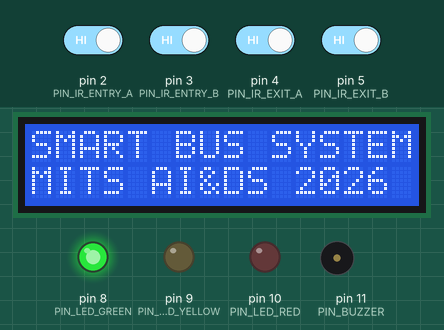
Recording of a sketch running on a simulated Arduino Uno, built with avr-gcc and run on an emulated ATmega328P. Shown: 16×2 character LCD, output pins drawn as LEDs (lit = HIGH), buzzer (waves = sounding). The inputs (shaded band) are chosen by the test bench; at power-on: pin 2 (PIN_IR_ENTRY_A), pin 3 (PIN_IR_ENTRY_B), pin 4 (PIN_IR_EXIT_A), pin 5 (PIN_IR_EXIT_B) HIGH. What the sketch prints to the serial monitor is not drawn.

Above: at 0.1 s.
At 0.8 s:
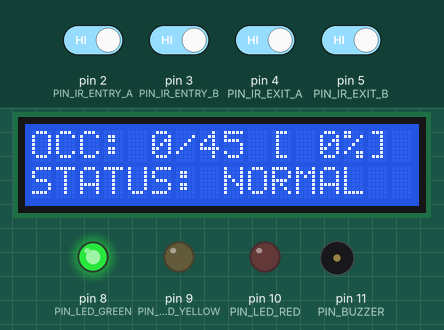
Timing chart, 0 to 2.3 s (numbered marks = the images above):
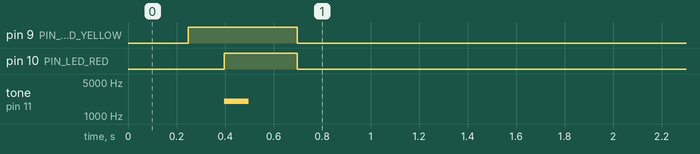

The sketch:

smart_bus_firmware.ino
```cpp
/*
 * =========================================================================================
 * Project: Smart Bus Overcrowding Detection & Alert System
 * Institution: Muthoot Institute of Technology and Science (MITS Kochi)
 * Department: Department of Artificial Intelligence and Data Science
 * Authors: Edwin Thomas (Roll 29), Adwaith Vimal (Roll 12),
 *          Bevan Bince (Roll 26), Joswin Thomas (Roll 40)
 *
 * Hardware Target: Arduino Uno / Nano / ESP32
 * Sensors:
 *   - Dual IR Beam-Break Sensors (Door Entry/Exit directional detection)
 *   - HC-SR04 Ultrasonic Sensor (Height / Door Threshold validation)
 * Output Actuators:
 *   - 16x2 LCD Display with I2C (Address: 0x27)
 *   - Triple Status LEDs (Green: Safe, Yellow: Warning, Red: Overcrowded)
 *   - 5V Piezo Buzzer (Audio alert on threshold breach)
 * Communication:
 *   - Serial Telemetry (115200 baud) / MQTT JSON packet to Cloud Backend
 * =========================================================================================
 */

#include <Wire.h>
#include <LiquidCrystal_I2C.h>

// ---------------------- PIN DEFINITIONS ----------------------
// Entry Door Dual IR Sensors (for directional entry detection)
const int PIN_IR_ENTRY_A   = 2;  // External IR Beam (broken first on entry)
const int PIN_IR_ENTRY_B   = 3;  // Internal IR Beam (broken second on entry)

// Exit Door Dual IR Sensors (for directional exit detection)
const int PIN_IR_EXIT_A    = 4;  // Internal IR Beam (broken first on exit)
const int PIN_IR_EXIT_B    = 5;  // External IR Beam (broken second on exit)

// Ultrasonic Sensor (Passenger verification at doorway)
const int PIN_US_TRIG      = 6;
const int PIN_US_ECHO      = 7;

// Alert Actuators
const int PIN_LED_GREEN    = 8;  // Safe capacity (< 75%)
const int PIN_LED_YELLOW   = 9;  // Approaching capacity (75% - 99%)
const int PIN_LED_RED      = 10; // Overcrowded alert (>= 100%)
const int PIN_BUZZER       = 11; // Active/PWM Piezo Buzzer

// ------------------ CAPACITY CONFIGURATION -------------------
const int SEATING_CAPACITY = 30; // Max seated passengers
const int STANDING_LIMIT   = 15; // Max allowed standees
const int MAX_SAFE_CAPACITY = SEATING_CAPACITY + STANDING_LIMIT; // 45 passengers
const int WARN_THRESHOLD   = 36; // 80% threshold for warning alert

// --------------------- SYSTEM VARIABLES ----------------------
int currentPassengerCount  = 0;
int totalBoardedToday      = 0;
int totalAlightedToday     = 0;
bool isOvercrowded         = false;
bool isWarningZone         = false;
unsigned long lastBuzzerToggle = 0;
bool buzzerState           = false;
unsigned long lastTelemetrySent = 0;
const unsigned long TELEMETRY_INTERVAL_MS = 1000; // 1Hz telemetry

// Entry state machine tracking
enum SensorState {
  STATE_IDLE,
  STATE_BEAM_A_TRIGGERED,
  STATE_BOTH_TRIGGERED,
  STATE_BEAM_B_TRIGGERED
};

SensorState entryState = STATE_IDLE;
SensorState exitState  = STATE_IDLE;
unsigned long entryStateTimestamp = 0;
unsigned long exitStateTimestamp  = 0;
const unsigned long SENSOR_TIMEOUT_MS = 2500; // Reset if passenger stops in doorway

// Initialize LCD (16 columns, 2 rows at address 0x27)
LiquidCrystal_I2C lcd(0x27, 16, 2);

// Function Declarations
void processEntryDoor();
void processExitDoor();
long readUltrasonicDistanceCm();
void updateActuators();
void updateLcdDisplay();
void sendTelemetryJson();
void triggerBeep(int frequencyHz, int durationMs);

// --------------------------- SETUP ---------------------------
void setup() {
  Serial.begin(115200);
  while (!Serial) { ; } // Wait for serial monitor if USB connected

  // Configure input pins with internal pull-up (most IR modules output active LOW)
  pinMode(PIN_IR_ENTRY_A, INPUT_PULLUP);
  pinMode(PIN_IR_ENTRY_B, INPUT_PULLUP);
  pinMode(PIN_IR_EXIT_A,  INPUT_PULLUP);
  pinMode(PIN_IR_EXIT_B,  INPUT_PULLUP);

  pinMode(PIN_US_TRIG, OUTPUT);
  pinMode(PIN_US_ECHO, INPUT);

  pinMode(PIN_LED_GREEN,  OUTPUT);
  pinMode(PIN_LED_YELLOW, OUTPUT);
  pinMode(PIN_LED_RED,    OUTPUT);
  pinMode(PIN_BUZZER,     OUTPUT);

  // Initialize LCD
  lcd.init();
  lcd.backlight();
  lcd.clear();
  lcd.setCursor(0, 0);
  lcd.print("SMART BUS SYSTEM");
  lcd.setCursor(0, 1);
  lcd.print("MITS AI&DS 2026");

  // Self-test LED & Buzzer startup sequence
  digitalWrite(PIN_LED_GREEN, HIGH);
  delay(150);
  digitalWrite(PIN_LED_YELLOW, HIGH);
  delay(150);
  digitalWrite(PIN_LED_RED, HIGH);
  triggerBeep(2000, 100);
  delay(300);
  digitalWrite(PIN_LED_GREEN, LOW);
  digitalWrite(PIN_LED_YELLOW, LOW);
  digitalWrite(PIN_LED_RED, LOW);

  lcd.clear();
  Serial.println(F("[SYSTEM READY] Smart Bus Overcrowding System Initialized."));
}

// ------------------------- MAIN LOOP -------------------------
void loop() {
  // 1. Process door sensors with state machines
  processEntryDoor();
  processExitDoor();

  // 2. Evaluate capacity thresholds
  isWarningZone = (currentPassengerCount >= WARN_THRESHOLD && currentPassengerCount < MAX_SAFE_CAPACITY);
  isOvercrowded = (currentPassengerCount >= MAX_SAFE_CAPACITY);

  // 3. Update physical indicators (LEDs + Audio Alerts)
  updateActuators();

  // 4. Update In-bus Driver LCD Display
  static unsigned long lastLcdUpdate = 0;
  if (millis() - lastLcdUpdate > 250) {
    updateLcdDisplay();
    lastLcdUpdate = millis();
  }

  // 5. Send periodic JSON telemetry over Serial / MQTT bridge
  if (millis() - lastTelemetrySent > TELEMETRY_INTERVAL_MS) {
    sendTelemetryJson();
    lastTelemetrySent = millis();
  }
}

// ----------------- ENTRY SENSOR STATE MACHINE ----------------
// Directional sequence for Entry: A triggers -> Both trigger -> B triggers -> IDLE
void processEntryDoor() {
  int a = digitalRead(PIN_IR_ENTRY_A); // LOW when beam broken
  int b = digitalRead(PIN_IR_ENTRY_B);

  // Reset state if timeout occurs (stuck beam or retreat)
  if (entryState != STATE_IDLE && (millis() - entryStateTimestamp > SENSOR_TIMEOUT_MS)) {
    entryState = STATE_IDLE;
  }

  switch (entryState) {
    case STATE_IDLE:
      if (a == LOW && b == HIGH) {
        entryState = STATE_BEAM_A_TRIGGERED;
        entryStateTimestamp = millis();
      }
      break;

    case STATE_BEAM_A_TRIGGERED:
      if (a == LOW && b == LOW) {
        entryState = STATE_BOTH_TRIGGERED;
      } else if (a == HIGH && b == HIGH) {
        // Person retreated
        entryState = STATE_IDLE;
      }
      break;

    case STATE_BOTH_TRIGGERED:
      if (a == HIGH && b == LOW) {
        entryState = STATE_BEAM_B_TRIGGERED;
      } else if (a == HIGH && b == HIGH) {
        // Quick pass completed
        currentPassengerCount++;
        totalBoardedToday++;
        triggerBeep(1800, 50);
        entryState = STATE_IDLE;
      }
      break;

    case STATE_BEAM_B_TRIGGERED:
      if (a == HIGH && b == HIGH) {
        // Successfully crossed inside!
        currentPassengerCount++;
        totalBoardedToday++;
        triggerBeep(1800, 50);
        entryState = STATE_IDLE;
      }
      break;
  }
}

// ------------------ EXIT SENSOR STATE MACHINE -----------------
// Directional sequence for Exit: Exit_A (inside) -> Both -> Exit_B (outside) -> IDLE
void processExitDoor() {
  int a = digitalRead(PIN_IR_EXIT_A);
  int b = digitalRead(PIN_IR_EXIT_B);

  if (exitState != STATE_IDLE && (millis() - exitStateTimestamp > SENSOR_TIMEOUT_MS)) {
    exitState = STATE_IDLE;
  }

  switch (exitState) {
    case STATE_IDLE:
      if (a == LOW && b == HIGH) {
        exitState = STATE_BEAM_A_TRIGGERED;
        exitStateTimestamp = millis();
      }
      break;

    case STATE_BEAM_A_TRIGGERED:
      if (a == LOW && b == LOW) {
        exitState = STATE_BOTH_TRIGGERED;
      } else if (a == HIGH && b == HIGH) {
        exitState = STATE_IDLE;
      }
      break;

    case STATE_BOTH_TRIGGERED:
      if (a == HIGH && b == LOW) {
        exitState = STATE_BEAM_B_TRIGGERED;
      } else if (a == HIGH && b == HIGH) {
        if (currentPassengerCount > 0) currentPassengerCount--;
        totalAlightedToday++;
        triggerBeep(1200, 50);
        exitState = STATE_IDLE;
      }
      break;

    case STATE_BEAM_B_TRIGGERED:
      if (a == HIGH && b == HIGH) {
        if (currentPassengerCount > 0) currentPassengerCount--;
        totalAlightedToday++;
        triggerBeep(1200, 50);
        exitState = STATE_IDLE;
      }
      break;
  }
}

// ---------------- ULTRASONIC SENSOR READING ------------------
long readUltrasonicDistanceCm() {
  digitalWrite(PIN_US_TRIG, LOW);
  delayMicroseconds(2);
  digitalWrite(PIN_US_TRIG, HIGH);
  delayMicroseconds(10);
  digitalWrite(PIN_US_TRIG, LOW);

  long duration = pulseIn(PIN_US_ECHO, HIGH, 30000); // 30ms timeout (~5m max)
  if (duration == 0) return 999; // Out of range
  return duration * 0.034 / 2;
}

// --------------------- ACTUATOR CONTROL ----------------------
void updateActuators() {
  if (isOvercrowded) {
    // Red LED Solid, Green & Yellow OFF
    digitalWrite(PIN_LED_GREEN,  LOW);
    digitalWrite(PIN_LED_YELLOW, LOW);
    digitalWrite(PIN_LED_RED,    HIGH);

    // Urgent pulsing audio alarm (e.g. 2400Hz alternating every 200ms)
    if (millis() - lastBuzzerToggle >= 200) {
      buzzerState = !buzzerState;
      if (buzzerState) {
        tone(PIN_BUZZER, 2400);
      } else {
        noTone(PIN_BUZZER);
      }
      lastBuzzerToggle = millis();
    }
  } else if (isWarningZone) {
    // Yellow LED Solid, Green & Red OFF
    digitalWrite(PIN_LED_GREEN,  LOW);
    digitalWrite(PIN_LED_YELLOW, HIGH);
    digitalWrite(PIN_LED_RED,    LOW);

    // Occasional warning chirp every 1.5s
    if (millis() - lastBuzzerToggle >= 1500) {
      tone(PIN_BUZZER, 1600, 80);
      lastBuzzerToggle = millis();
    }
  } else {
    // Normal Safe Status: Green LED Solid
    digitalWrite(PIN_LED_GREEN,  HIGH);
    digitalWrite(PIN_LED_YELLOW, LOW);
    digitalWrite(PIN_LED_RED,    LOW);
    noTone(PIN_BUZZER);
  }
}

// -------------------- LCD 1602 IN-BUS DISPLAY ----------------
void updateLcdDisplay() {
  lcd.setCursor(0, 0);
  lcd.print("OCC:");
  if (currentPassengerCount < 10) lcd.print(" ");
  lcd.print(currentPassengerCount);
  lcd.print("/");
  lcd.print(MAX_SAFE_CAPACITY);
  lcd.print(" [");
  int pct = (currentPassengerCount * 100) / MAX_SAFE_CAPACITY;
  if (pct < 100) lcd.print(" ");
  lcd.print(pct);
  lcd.print("%]");

  lcd.setCursor(0, 1);
  if (isOvercrowded) {
    lcd.print("! OVERCROWDED ! ");
  } else if (isWarningZone) {
    lcd.print("STATUS: WARNING ");
  } else {
    lcd.print("STATUS: NORMAL  ");
  }
}

// ----------------- JSON TELEMETRY EMISSION -------------------
void sendTelemetryJson() {
  int pct = (currentPassengerCount * 100) / MAX_SAFE_CAPACITY;
  Serial.print(F("{\"bus_id\":\"KL-07-MITS-01\",\"occupancy\":"));
  Serial.print(currentPassengerCount);
  Serial.print(F(",\"max_capacity\":"));
  Serial.print(MAX_SAFE_CAPACITY);
  Serial.print(F(",\"occupancy_pct\":"));
  Serial.print(pct);
  Serial.print(F(",\"boarded\":"));
  Serial.print(totalBoardedToday);
  Serial.print(F(",\"alighted\":"));
  Serial.print(totalAlightedToday);
  Serial.print(F(",\"status\":\""));
  if (isOvercrowded) {
    Serial.print(F("OVERCROWDED"));
  } else if (isWarningZone) {
    Serial.print(F("WARNING"));
  } else {
    Serial.print(F("NORMAL"));
  }
  Serial.print(F("\",\"uptime_sec\":"));
  Serial.print(millis() / 1000);
  Serial.println(F("}"));
}

// ----------------- HELPER: TRIGGER TONE ----------------------
void triggerBeep(int frequencyHz, int durationMs) {
  tone(PIN_BUZZER, frequencyHz, durationMs);
}
```
